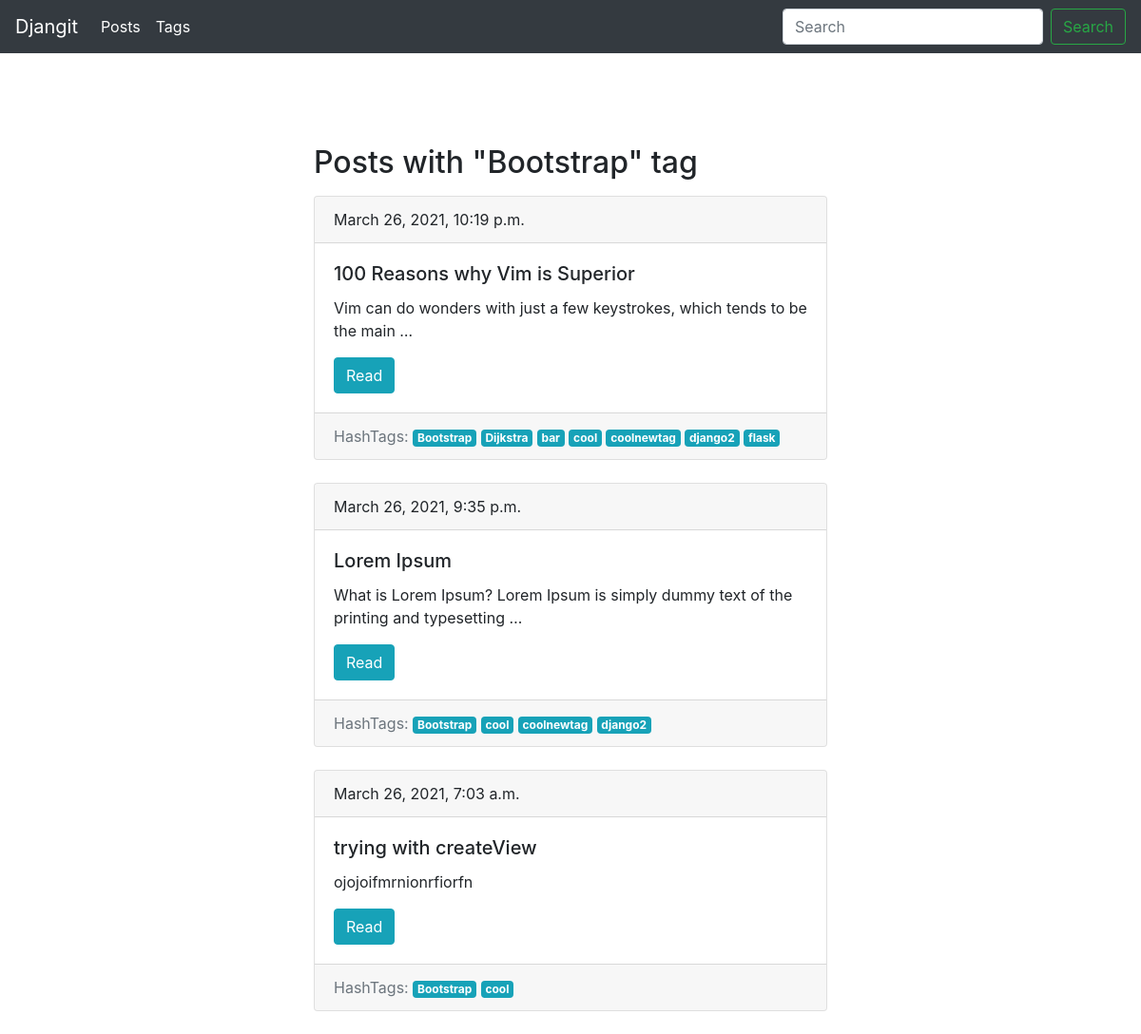
The page /blog/tag/omg/ on the database its author committed.
### blog/models.py (models this page shows, shortened)
class Tag(models.Model):
    title = models.CharField(max_length=150)
    slug = models.SlugField(max_length=150, unique=True)
    def get_absolute_url(self):
        return reverse("tag_detail_url", kwargs={"slug": self.slug})
    class Meta:
        ordering = ['title']

class Post(models.Model):
    title = models.CharField(max_length=150, db_index=True)
    slug = models.SlugField(max_length=200, unique=True, blank=True)
    body = models.TextField(blank=True, db_index=True)
    date_pub = models.DateTimeField(auto_now_add=True)
    tags = models.ManyToManyField('Tag', blank=True, related_name='posts')
    def get_absolute_url(self):
        return reverse("post_detail_url", kwargs={"slug": self.slug})
    class Meta:
        ordering = ['-date_pub']

### blog/views.py (the view)
# urls.py: path('tag/<str:slug>/', TagDetail.as_view(), name='tag_detail_url'),
class TagDetail(DetailObjectMixin, View):
    model = Tag
    template = 'blog/tag_detail.html'

### blog/utils.py (called while the page is built)
    def get(self, request, slug):
        obj = get_object_or_404(self.model, slug__iexact=slug)
        return render(request, self.template, context={self.model.__name__.lower(): obj,
        'admin_object': obj})

### blog/templates/blog/tag_detail.html (shortened to what this page needs)
{% extends 'blog/base_blog.html' %}
{% block content %}
    <h2 class="mt-5 mb-3">
        Posts with "{{tag.title}}" tag
    </h2>
    {% for post in tag.posts.all %}
        {% include 'blog/includes/post_card_template.html'%}
    {% endfor %}
{% endblock  %}

### blog/templates/blog/includes/post_card_template.html
<div class="card mb-4">
    <div class="card-header">
        {{post.date_pub}}
    </div>
    <div class="card-body">
        <h5 class="card-title">{{post.title}}</h5>
        <p class="card-text">{{post.body | truncatewords:15}}</p>
        <a href="{{ post.get_absolute_url }}" class="btn btn-info">Read</a>
    </div>
    <div class="card-footer text-muted">
        HashTags:
        {% for tag in post.tags.all %}
            <a href="{{ tag.get_absolute_url }}">
                <span class="badge badge-info">{{ tag.title }}</span>
            </a>
        {% endfor %}
    </div>
</div>

### rows shown on the page
Tag: title "Bootstrap"
Post: date_pub "March 26, 2021, 10:19 p.m.", title "100 Reasons why Vim is Superior", body "Vim can do wonders with just a few keystrokes, which tends to be the main …"
Tag: title "Dijkstra"
Tag: title "bar"
Tag: title "cool"
Tag: title "coolnewtag"
Tag: title "django2"
Tag: title "flask"
Post: date_pub "March 26, 2021, 9:35 p.m.", title "Lorem Ipsum", body "What is Lorem Ipsum? Lorem Ipsum is simply dummy text of the printing and typesetting …"
Post: date_pub "March 26, 2021, 7:03 a.m.", title "trying with createView", body "ojojoifmrnionrfiorfn"
